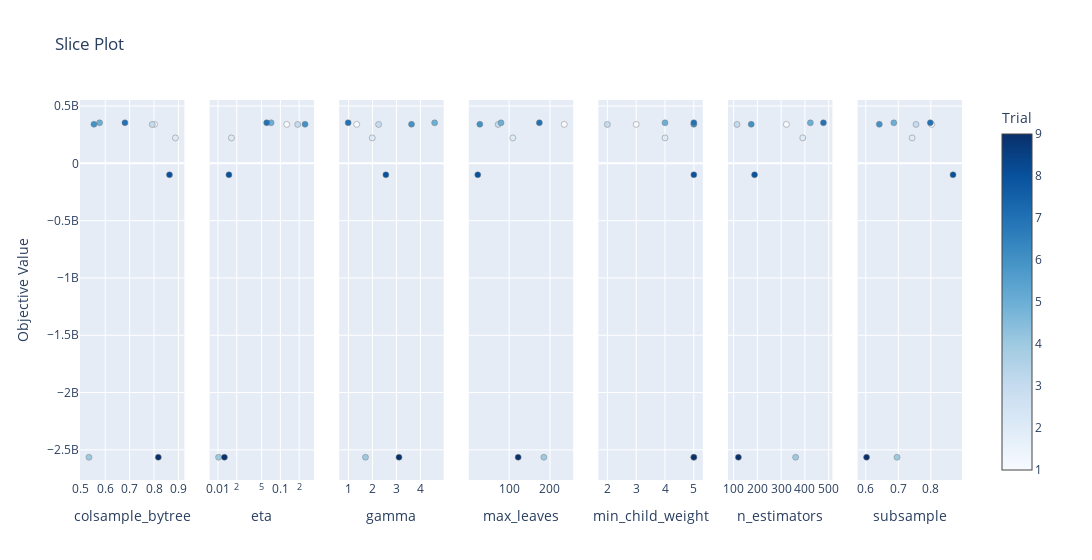

Write notebook code for a chart like this one.
### Code cell
optuna.visualization.plot_slice(study)

### Figure 1 — Plotly figure (JSON) as saved in the notebook; plotly's stock layout.template omitted (floating-point values rounded to 4 significant figures)
{"data": [{"marker": {"color": [1, 2, 3, 4, 5, 6, 7, 8, 9], "colorbar": {"title": {"text": "Trial"}, "x": 1, "xpad": 40}, "colorscale": [[0, "rgb(247,251,255)"], [0.125, "rgb(222,235,247)"], [0.25, "rgb(198,219,239)"], [0.375, "rgb(158,202,225)"], [0.5, "rgb(107,174,214)"], [0.625, "rgb(66,146,198)"], [0.75, "rgb(33,113,181)"], [0.875, "rgb(8,81,156)"], [1, "rgb(8,48,107)"]], "line": {"color": "Grey", "width": 0.5}, "showscale": true}, "mode": "markers", "name": "Feasible Trial", "showlegend": false, "type": "scatter", "x": [0.8018, 0.8877, 0.7929, 0.5335, 0.5769, 0.5539, 0.6808, 0.8633, 0.8175], "xaxis": "x", "y": [340400000.0, 222200000.0, 339600000.0, -2565000000.0, 353800000.0, 341100000.0, 354500000.0, -99820000.0, -2565000000.0], "yaxis": "y"}, {"marker": {"color": [1, 2, 3, 4, 5, 6, 7, 8, 9], "colorbar": {"title": {"text": "Trial"}, "x": 1, "xpad": 40}, "colorscale": [[0, "rgb(247,251,255)"], [0.125, "rgb(222,235,247)"], [0.25, "rgb(198,219,239)"], [0.375, "rgb(158,202,225)"], [0.5, "rgb(107,174,214)"], [0.625, "rgb(66,146,198)"], [0.75, "rgb(33,113,181)"], [0.875, "rgb(8,81,156)"], [1, "rgb(8,48,107)"]], "line": {"color": "Grey", "width": 0.5}, "showscale": false}, "mode": "markers", "name": "Feasible Trial", "showlegend": false, "type": "scatter", "x": [0.1265, 0.01646, 0.1893, 0.01023, 0.07104, 0.2483, 0.06039, 0.01499, 0.01269], "xaxis": "x2", "y": [340400000.0, 222200000.0, 339600000.0, -2565000000.0, 353800000.0, 341100000.0, 354500000.0, -99820000.0, -2565000000.0], "yaxis": "y2"}, {"marker": {"color": [1, 2, 3, 4, 5, 6, 7, 8, 9], "colorbar": {"title": {"text": "Trial"}, "x": 1, "xpad": 40}, "colorscale": [[0, "rgb(247,251,255)"], [0.125, "rgb(222,235,247)"], [0.25, "rgb(198,219,239)"], [0.375, "rgb(158,202,225)"], [0.5, "rgb(107,174,214)"], [0.625, "rgb(66,146,198)"], [0.75, "rgb(33,113,181)"], [0.875, "rgb(8,81,156)"], [1, "rgb(8,48,107)"]], "line": {"color": "Grey", "width": 0.5}, "showscale": false}, "mode": "markers", "name": "Feasible Trial", "showlegend": false, "type": "scatter", "x": [1.342, 1.991, 2.255, 1.708, 4.593, 3.629, 0.9866, 2.559, 3.107], "xaxis": "x3", "y": [340400000.0, 222200000.0, 339600000.0, -2565000000.0, 353800000.0, 341100000.0, 354500000.0, -99820000.0, -2565000000.0], "yaxis": "y3"}, {"marker": {"color": [1, 2, 3, 4, 5, 6, 7, 8, 9], "colorbar": {"title": {"text": "Trial"}, "x": 1, "xpad": 40}, "colorscale": [[0, "rgb(247,251,255)"], [0.125, "rgb(222,235,247)"], [0.25, "rgb(198,219,239)"], [0.375, "rgb(158,202,225)"], [0.5, "rgb(107,174,214)"], [0.625, "rgb(66,146,198)"], [0.75, "rgb(33,113,181)"], [0.875, "rgb(8,81,156)"], [1, "rgb(8,48,107)"]], "line": {"color": "Grey", "width": 0.5}, "showscale": false}, "mode": "markers", "name": "Feasible Trial", "showlegend": false, "type": "scatter", "x": [235, 109, 73, 185, 80, 28, 174, 23, 122], "xaxis": "x4", "y": [340400000.0, 222200000.0, 339600000.0, -2565000000.0, 353800000.0, 341100000.0, 354500000.0, -99820000.0, -2565000000.0], "yaxis": "y4"}, {"marker": {"color": [1, 2, 3, 4, 5, 6, 7, 8, 9], "colorbar": {"title": {"text": "Trial"}, "x": 1, "xpad": 40}, "colorscale": [[0, "rgb(247,251,255)"], [0.125, "rgb(222,235,247)"], [0.25, "rgb(198,219,239)"], [0.375, "rgb(158,202,225)"], [0.5, "rgb(107,174,214)"], [0.625, "rgb(66,146,198)"], [0.75, "rgb(33,113,181)"], [0.875, "rgb(8,81,156)"], [1, "rgb(8,48,107)"]], "line": {"color": "Grey", "width": 0.5}, "showscale": false}, "mode": "markers", "name": "Feasible Trial", "showlegend": false, "type": "scatter", "x": [3, 4, 2, 5, 4, 5, 5, 5, 5], "xaxis": "x5", "y": [340400000.0, 222200000.0, 339600000.0, -2565000000.0, 353800000.0, 341100000.0, 354500000.0, -99820000.0, -2565000000.0], "yaxis": "y5"}, {"marker": {"color": [1, 2, 3, 4, 5, 6, 7, 8, 9], "colorbar": {"title": {"text": "Trial"}, "x": 1, "xpad": 40}, "colorscale": [[0, "rgb(247,251,255)"], [0.125, "rgb(222,235,247)"], [0.25, "rgb(198,219,239)"], [0.375, "rgb(158,202,225)"], [0.5, "rgb(107,174,214)"], [0.625, "rgb(66,146,198)"], [0.75, "rgb(33,113,181)"], [0.875, "rgb(8,81,156)"], [1, "rgb(8,48,107)"]], "line": {"color": "Grey", "width": 0.5}, "showscale": false}, "mode": "markers", "name": "Feasible Trial", "showlegend": false, "type": "scatter", "x": [322, 391, 114, 361, 423, 174, 478, 188, 120], "xaxis": "x6", "y": [340400000.0, 222200000.0, 339600000.0, -2565000000.0, 353800000.0, 341100000.0, 354500000.0, -99820000.0, -2565000000.0], "yaxis": "y6"}, {"marker": {"color": [1, 2, 3, 4, 5, 6, 7, 8, 9], "colorbar": {"title": {"text": "Trial"}, "x": 1, "xpad": 40}, "colorscale": [[0, "rgb(247,251,255)"], [0.125, "rgb(222,235,247)"], [0.25, "rgb(198,219,239)"], [0.375, "rgb(158,202,225)"], [0.5, "rgb(107,174,214)"], [0.625, "rgb(66,146,198)"], [0.75, "rgb(33,113,181)"], [0.875, "rgb(8,81,156)"], [1, "rgb(8,48,107)"]], "line": {"color": "Grey", "width": 0.5}, "showscale": false}, "mode": "markers", "name": "Feasible Trial", "showlegend": false, "type": "scatter", "x": [0.8028, 0.7426, 0.7544, 0.6961, 0.6863, 0.6417, 0.7985, 0.8683, 0.6025], "xaxis": "x7", "y": [340400000.0, 222200000.0, 339600000.0, -2565000000.0, 353800000.0, 341100000.0, 354500000.0, -99820000.0, -2565000000.0], "yaxis": "y7"}], "layout": {"title": {"text": "Slice Plot"}, "width": 2100, "xaxis": {"anchor": "y", "domain": [0, 0.1184], "title": {"text": "colsample_bytree"}}, "xaxis2": {"anchor": "y2", "domain": [0.1469, 0.2653], "title": {"text": "eta"}, "type": "log"}, "xaxis3": {"anchor": "y3", "domain": [0.2939, 0.4122], "title": {"text": "gamma"}}, "xaxis4": {"anchor": "y4", "domain": [0.4408, 0.5592], "title": {"text": "max_leaves"}}, "xaxis5": {"anchor": "y5", "domain": [0.5878, 0.7061], "title": {"text": "min_child_weight"}}, "xaxis6": {"anchor": "y6", "domain": [0.7347, 0.8531], "title": {"text": "n_estimators"}}, "xaxis7": {"anchor": "y7", "domain": [0.8816, 1.0], "title": {"text": "subsample"}}, "yaxis": {"anchor": "x", "domain": [0, 1], "title": {"text": "Objective Value"}}, "yaxis2": {"anchor": "x2", "domain": [0, 1], "matches": "y", "showticklabels": false}, "yaxis3": {"anchor": "x3", "domain": [0, 1], "matches": "y", "showticklabels": false}, "yaxis4": {"anchor": "x4", "domain": [0, 1], "matches": "y", "showticklabels": false}, "yaxis5": {"anchor": "x5", "domain": [0, 1], "matches": "y", "showticklabels": false}, "yaxis6": {"anchor": "x6", "domain": [0, 1], "matches": "y", "showticklabels": false}, "yaxis7": {"anchor": "x7", "domain": [0, 1], "matches": "y", "showticklabels": false}}}
